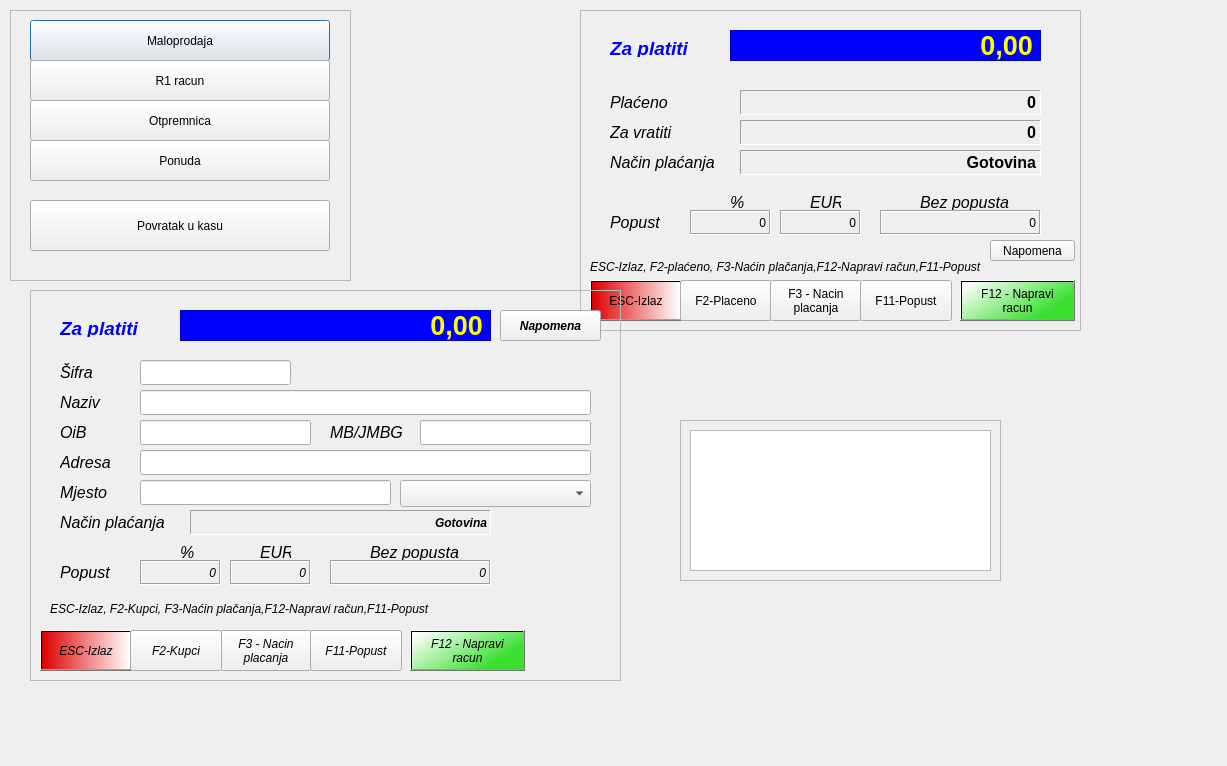
<?xml version="1.0" encoding="UTF-8"?>
<ui version="4.0">
 <class>frmZakljuci</class>
 <widget class="QDialog" name="frmZakljuci">
  <property name="geometry">
   <rect>
    <x>0</x>
    <y>0</y>
    <width>1227</width>
    <height>766</height>
   </rect>
  </property>
  <property name="windowTitle">
   <string>Dialog</string>
  </property>
  <widget class="QFrame" name="frame">
   <property name="geometry">
    <rect>
     <x>10</x>
     <y>10</y>
     <width>341</width>
     <height>271</height>
    </rect>
   </property>
   <property name="frameShape">
    <enum>QFrame::StyledPanel</enum>
   </property>
   <property name="frameShadow">
    <enum>QFrame::Raised</enum>
   </property>
   <widget class="QPushButton" name="btnRacM">
    <property name="geometry">
     <rect>
      <x>20</x>
      <y>10</y>
      <width>300</width>
      <height>41</height>
     </rect>
    </property>
    <property name="styleSheet">
     <string notr="true"/>
    </property>
    <property name="text">
     <string>Maloprodaja</string>
    </property>
   </widget>
   <widget class="QPushButton" name="btnRacV">
    <property name="geometry">
     <rect>
      <x>20</x>
      <y>50</y>
      <width>300</width>
      <height>41</height>
     </rect>
    </property>
    <property name="text">
     <string>R1 racun</string>
    </property>
   </widget>
   <widget class="QPushButton" name="btnPonuda">
    <property name="geometry">
     <rect>
      <x>20</x>
      <y>130</y>
      <width>300</width>
      <height>41</height>
     </rect>
    </property>
    <property name="text">
     <string>Ponuda</string>
    </property>
   </widget>
   <widget class="QPushButton" name="btnIzlaz">
    <property name="geometry">
     <rect>
      <x>20</x>
      <y>190</y>
      <width>300</width>
      <height>51</height>
     </rect>
    </property>
    <property name="text">
     <string>Povratak u kasu</string>
    </property>
    <property name="icon">
     <iconset>
      <normaloff>:/:/ikone/ikone/:/ikone/ikone/button_cancel.svg</normaloff>:/:/ikone/ikone/:/ikone/ikone/button_cancel.svg</iconset>
    </property>
   </widget>
   <widget class="QPushButton" name="btnRacOtpremnica">
    <property name="geometry">
     <rect>
      <x>20</x>
      <y>90</y>
      <width>300</width>
      <height>41</height>
     </rect>
    </property>
    <property name="text">
     <string>Otpremnica</string>
    </property>
   </widget>
  </widget>
  <widget class="QFrame" name="frame_2">
   <property name="geometry">
    <rect>
     <x>580</x>
     <y>10</y>
     <width>501</width>
     <height>321</height>
    </rect>
   </property>
   <property name="frameShape">
    <enum>QFrame::StyledPanel</enum>
   </property>
   <property name="frameShadow">
    <enum>QFrame::Raised</enum>
   </property>
   <widget class="QLabel" name="label">
    <property name="geometry">
     <rect>
      <x>30</x>
      <y>30</y>
      <width>121</width>
      <height>17</height>
     </rect>
    </property>
    <property name="font">
     <font>
      <pointsize>14</pointsize>
      <weight>75</weight>
      <italic>true</italic>
      <bold>true</bold>
     </font>
    </property>
    <property name="styleSheet">
     <string notr="true">color: rgb(0, 0, 255);</string>
    </property>
    <property name="text">
     <string>Za platiti</string>
    </property>
   </widget>
   <widget class="QLabel" name="label_2">
    <property name="geometry">
     <rect>
      <x>30</x>
      <y>80</y>
      <width>101</width>
      <height>25</height>
     </rect>
    </property>
    <property name="font">
     <font>
      <pointsize>12</pointsize>
      <weight>50</weight>
      <italic>true</italic>
      <bold>false</bold>
     </font>
    </property>
    <property name="text">
     <string>Plaćeno</string>
    </property>
   </widget>
   <widget class="QLabel" name="lblM_SSUMA">
    <property name="geometry">
     <rect>
      <x>150</x>
      <y>20</y>
      <width>311</width>
      <height>31</height>
     </rect>
    </property>
    <property name="font">
     <font>
      <pointsize>20</pointsize>
      <weight>75</weight>
      <italic>false</italic>
      <bold>true</bold>
     </font>
    </property>
    <property name="styleSheet">
     <string notr="true">background-color: rgb(0, 0, 255);
color: rgb(255, 255, 0);</string>
    </property>
    <property name="frameShape">
     <enum>QFrame::StyledPanel</enum>
    </property>
    <property name="frameShadow">
     <enum>QFrame::Sunken</enum>
    </property>
    <property name="lineWidth">
     <number>2</number>
    </property>
    <property name="midLineWidth">
     <number>1</number>
    </property>
    <property name="text">
     <string>0,00</string>
    </property>
    <property name="alignment">
     <set>Qt::AlignRight|Qt::AlignTrailing|Qt::AlignVCenter</set>
    </property>
   </widget>
   <widget class="QLabel" name="label_3">
    <property name="geometry">
     <rect>
      <x>30</x>
      <y>110</y>
      <width>101</width>
      <height>25</height>
     </rect>
    </property>
    <property name="font">
     <font>
      <pointsize>12</pointsize>
      <weight>50</weight>
      <italic>true</italic>
      <bold>false</bold>
     </font>
    </property>
    <property name="text">
     <string>Za vratiti</string>
    </property>
   </widget>
   <widget class="QLabel" name="label_4">
    <property name="geometry">
     <rect>
      <x>30</x>
      <y>140</y>
      <width>141</width>
      <height>25</height>
     </rect>
    </property>
    <property name="font">
     <font>
      <pointsize>12</pointsize>
      <weight>50</weight>
      <italic>true</italic>
      <bold>false</bold>
     </font>
    </property>
    <property name="text">
     <string>Način plaćanja</string>
    </property>
   </widget>
   <widget class="QLabel" name="label_5">
    <property name="geometry">
     <rect>
      <x>30</x>
      <y>200</y>
      <width>91</width>
      <height>25</height>
     </rect>
    </property>
    <property name="font">
     <font>
      <pointsize>12</pointsize>
      <weight>50</weight>
      <italic>true</italic>
      <bold>false</bold>
     </font>
    </property>
    <property name="text">
     <string>Popust</string>
    </property>
   </widget>
   <widget class="QLabel" name="label_6">
    <property name="geometry">
     <rect>
      <x>150</x>
      <y>180</y>
      <width>31</width>
      <height>25</height>
     </rect>
    </property>
    <property name="font">
     <font>
      <pointsize>12</pointsize>
      <weight>50</weight>
      <italic>true</italic>
      <bold>false</bold>
     </font>
    </property>
    <property name="text">
     <string>%</string>
    </property>
   </widget>
   <widget class="QLabel" name="label_7">
    <property name="geometry">
     <rect>
      <x>230</x>
      <y>180</y>
      <width>31</width>
      <height>25</height>
     </rect>
    </property>
    <property name="font">
     <font>
      <pointsize>12</pointsize>
      <weight>50</weight>
      <italic>true</italic>
      <bold>false</bold>
     </font>
    </property>
    <property name="text">
     <string>EUR</string>
    </property>
   </widget>
   <widget class="QLabel" name="label_8">
    <property name="geometry">
     <rect>
      <x>340</x>
      <y>180</y>
      <width>101</width>
      <height>25</height>
     </rect>
    </property>
    <property name="font">
     <font>
      <pointsize>12</pointsize>
      <weight>50</weight>
      <italic>true</italic>
      <bold>false</bold>
     </font>
    </property>
    <property name="text">
     <string>Bez popusta</string>
    </property>
   </widget>
   <widget class="QLabel" name="label_15">
    <property name="geometry">
     <rect>
      <x>10</x>
      <y>250</y>
      <width>471</width>
      <height>21</height>
     </rect>
    </property>
    <property name="font">
     <font>
      <italic>true</italic>
     </font>
    </property>
    <property name="lineWidth">
     <number>0</number>
    </property>
    <property name="text">
     <string>&lt;html&gt;&lt;head/&gt;&lt;body&gt;&lt;p&gt;ESC-Izlaz, F2-plaćeno, F3-Naćin plačanja,F12-Napravi račun,F11-Popust&lt;/p&gt;&lt;/body&gt;&lt;/html&gt;</string>
    </property>
    <property name="scaledContents">
     <bool>false</bool>
    </property>
    <property name="alignment">
     <set>Qt::AlignJustify|Qt::AlignTop</set>
    </property>
    <property name="wordWrap">
     <bool>false</bool>
    </property>
   </widget>
   <widget class="QLabel" name="lblM_Placeno">
    <property name="geometry">
     <rect>
      <x>160</x>
      <y>80</y>
      <width>301</width>
      <height>25</height>
     </rect>
    </property>
    <property name="font">
     <font>
      <pointsize>12</pointsize>
      <weight>75</weight>
      <bold>true</bold>
     </font>
    </property>
    <property name="frameShape">
     <enum>QFrame::Panel</enum>
    </property>
    <property name="frameShadow">
     <enum>QFrame::Sunken</enum>
    </property>
    <property name="text">
     <string>0</string>
    </property>
    <property name="alignment">
     <set>Qt::AlignRight|Qt::AlignTrailing|Qt::AlignVCenter</set>
    </property>
   </widget>
   <widget class="QLabel" name="lblMza_vratiti">
    <property name="geometry">
     <rect>
      <x>160</x>
      <y>110</y>
      <width>301</width>
      <height>25</height>
     </rect>
    </property>
    <property name="font">
     <font>
      <pointsize>12</pointsize>
      <weight>75</weight>
      <bold>true</bold>
     </font>
    </property>
    <property name="frameShape">
     <enum>QFrame::Panel</enum>
    </property>
    <property name="frameShadow">
     <enum>QFrame::Sunken</enum>
    </property>
    <property name="text">
     <string>0</string>
    </property>
    <property name="alignment">
     <set>Qt::AlignRight|Qt::AlignTrailing|Qt::AlignVCenter</set>
    </property>
   </widget>
   <widget class="QLabel" name="lblM_nplacanja">
    <property name="geometry">
     <rect>
      <x>160</x>
      <y>140</y>
      <width>301</width>
      <height>25</height>
     </rect>
    </property>
    <property name="font">
     <font>
      <pointsize>12</pointsize>
      <weight>75</weight>
      <bold>true</bold>
     </font>
    </property>
    <property name="frameShape">
     <enum>QFrame::Panel</enum>
    </property>
    <property name="frameShadow">
     <enum>QFrame::Sunken</enum>
    </property>
    <property name="text">
     <string>Gotovina</string>
    </property>
    <property name="alignment">
     <set>Qt::AlignRight|Qt::AlignTrailing|Qt::AlignVCenter</set>
    </property>
   </widget>
   <widget class="QLabel" name="lblM_RabatP">
    <property name="geometry">
     <rect>
      <x>110</x>
      <y>200</y>
      <width>81</width>
      <height>25</height>
     </rect>
    </property>
    <property name="frameShape">
     <enum>QFrame::Box</enum>
    </property>
    <property name="frameShadow">
     <enum>QFrame::Sunken</enum>
    </property>
    <property name="lineWidth">
     <number>1</number>
    </property>
    <property name="text">
     <string>0</string>
    </property>
    <property name="alignment">
     <set>Qt::AlignRight|Qt::AlignTrailing|Qt::AlignVCenter</set>
    </property>
   </widget>
   <widget class="QLabel" name="lblM_RabatK">
    <property name="geometry">
     <rect>
      <x>200</x>
      <y>200</y>
      <width>81</width>
      <height>25</height>
     </rect>
    </property>
    <property name="frameShape">
     <enum>QFrame::Box</enum>
    </property>
    <property name="frameShadow">
     <enum>QFrame::Sunken</enum>
    </property>
    <property name="lineWidth">
     <number>1</number>
    </property>
    <property name="text">
     <string>0</string>
    </property>
    <property name="alignment">
     <set>Qt::AlignRight|Qt::AlignTrailing|Qt::AlignVCenter</set>
    </property>
   </widget>
   <widget class="QLabel" name="lblM_SSUMAc">
    <property name="geometry">
     <rect>
      <x>300</x>
      <y>200</y>
      <width>161</width>
      <height>25</height>
     </rect>
    </property>
    <property name="frameShape">
     <enum>QFrame::Box</enum>
    </property>
    <property name="frameShadow">
     <enum>QFrame::Sunken</enum>
    </property>
    <property name="lineWidth">
     <number>1</number>
    </property>
    <property name="text">
     <string>0</string>
    </property>
    <property name="alignment">
     <set>Qt::AlignRight|Qt::AlignTrailing|Qt::AlignVCenter</set>
    </property>
   </widget>
   <widget class="QPushButton" name="btnM_ESC">
    <property name="geometry">
     <rect>
      <x>10</x>
      <y>270</y>
      <width>92</width>
      <height>41</height>
     </rect>
    </property>
    <property name="styleSheet">
     <string notr="true">background-color: qlineargradient(spread:pad, x1:0, y1:0, x2:1, y2:0, stop:0 rgba(221, 0, 0, 255), stop:1 rgba(255, 255, 255, 255));</string>
    </property>
    <property name="text">
     <string>ESC-Izlaz</string>
    </property>
    <property name="icon">
     <iconset>
      <normaloff>:/:/ikone/ikone/:/ikone/ikone/window_close.svg</normaloff>:/:/ikone/ikone/:/ikone/ikone/window_close.svg</iconset>
    </property>
    <property name="iconSize">
     <size>
      <width>22</width>
      <height>22</height>
     </size>
    </property>
   </widget>
   <widget class="QPushButton" name="btnM_F2">
    <property name="geometry">
     <rect>
      <x>100</x>
      <y>270</y>
      <width>92</width>
      <height>41</height>
     </rect>
    </property>
    <property name="text">
     <string>F2-Placeno</string>
    </property>
   </widget>
   <widget class="QPushButton" name="btnM_F3">
    <property name="geometry">
     <rect>
      <x>190</x>
      <y>270</y>
      <width>92</width>
      <height>41</height>
     </rect>
    </property>
    <property name="autoFillBackground">
     <bool>false</bool>
    </property>
    <property name="text">
     <string>F3 - Nacin 
placanja</string>
    </property>
   </widget>
   <widget class="QPushButton" name="btnM_F12">
    <property name="geometry">
     <rect>
      <x>380</x>
      <y>270</y>
      <width>115</width>
      <height>41</height>
     </rect>
    </property>
    <property name="styleSheet">
     <string notr="true">background-color: qlineargradient(spread:pad, x1:0.030303, y1:0.062, x2:0.944101, y2:0.562, stop:0 rgba(255, 255, 255, 255), stop:0.959596 rgba(48, 222, 37, 241));</string>
    </property>
    <property name="text">
     <string>F12 - Napravi 
racun</string>
    </property>
    <property name="icon">
     <iconset>
      <normaloff>:/:/ikone/ikone/:/ikone/ikone/napravi_racun.png</normaloff>:/:/ikone/ikone/:/ikone/ikone/napravi_racun.png</iconset>
    </property>
    <property name="iconSize">
     <size>
      <width>22</width>
      <height>22</height>
     </size>
    </property>
   </widget>
   <widget class="QPushButton" name="btnM_F11">
    <property name="geometry">
     <rect>
      <x>280</x>
      <y>270</y>
      <width>92</width>
      <height>41</height>
     </rect>
    </property>
    <property name="text">
     <string>F11-Popust</string>
    </property>
   </widget>
   <widget class="QPushButton" name="btnNapomena_2">
    <property name="geometry">
     <rect>
      <x>410</x>
      <y>230</y>
      <width>85</width>
      <height>21</height>
     </rect>
    </property>
    <property name="text">
     <string>Napomena</string>
    </property>
   </widget>
  </widget>
  <widget class="QFrame" name="frame_Stavke">
   <property name="geometry">
    <rect>
     <x>680</x>
     <y>420</y>
     <width>321</width>
     <height>161</height>
    </rect>
   </property>
   <property name="frameShape">
    <enum>QFrame::StyledPanel</enum>
   </property>
   <property name="frameShadow">
    <enum>QFrame::Raised</enum>
   </property>
   <layout class="QGridLayout" name="gridLayout">
    <item row="0" column="0">
     <widget class="QTableView" name="tablePorezi">
      <property name="editTriggers">
       <set>QAbstractItemView::NoEditTriggers</set>
      </property>
      <attribute name="horizontalHeaderVisible">
       <bool>false</bool>
      </attribute>
      <attribute name="verticalHeaderVisible">
       <bool>false</bool>
      </attribute>
     </widget>
    </item>
   </layout>
  </widget>
  <widget class="QFrame" name="frame_3">
   <property name="geometry">
    <rect>
     <x>30</x>
     <y>290</y>
     <width>591</width>
     <height>391</height>
    </rect>
   </property>
   <property name="font">
    <font>
     <italic>true</italic>
    </font>
   </property>
   <property name="frameShape">
    <enum>QFrame::StyledPanel</enum>
   </property>
   <property name="frameShadow">
    <enum>QFrame::Raised</enum>
   </property>
   <widget class="QLineEdit" name="txtKupacSifra">
    <property name="geometry">
     <rect>
      <x>110</x>
      <y>70</y>
      <width>151</width>
      <height>25</height>
     </rect>
    </property>
    <property name="font">
     <font>
      <pointsize>14</pointsize>
      <weight>75</weight>
      <italic>true</italic>
      <bold>true</bold>
     </font>
    </property>
    <property name="text">
     <string/>
    </property>
    <property name="alignment">
     <set>Qt::AlignRight|Qt::AlignTrailing|Qt::AlignVCenter</set>
    </property>
   </widget>
   <widget class="QLabel" name="label_16">
    <property name="geometry">
     <rect>
      <x>30</x>
      <y>70</y>
      <width>101</width>
      <height>25</height>
     </rect>
    </property>
    <property name="font">
     <font>
      <pointsize>12</pointsize>
      <weight>50</weight>
      <italic>true</italic>
      <bold>false</bold>
     </font>
    </property>
    <property name="text">
     <string>Šifra</string>
    </property>
   </widget>
   <widget class="QLabel" name="label_17">
    <property name="geometry">
     <rect>
      <x>30</x>
      <y>30</y>
      <width>121</width>
      <height>17</height>
     </rect>
    </property>
    <property name="font">
     <font>
      <pointsize>14</pointsize>
      <weight>75</weight>
      <italic>true</italic>
      <bold>true</bold>
     </font>
    </property>
    <property name="styleSheet">
     <string notr="true">color: rgb(0, 0, 255);</string>
    </property>
    <property name="text">
     <string>Za platiti</string>
    </property>
   </widget>
   <widget class="QLabel" name="lblV_SSUMA">
    <property name="geometry">
     <rect>
      <x>150</x>
      <y>20</y>
      <width>311</width>
      <height>31</height>
     </rect>
    </property>
    <property name="font">
     <font>
      <pointsize>20</pointsize>
      <weight>75</weight>
      <italic>false</italic>
      <bold>true</bold>
     </font>
    </property>
    <property name="styleSheet">
     <string notr="true">background-color: rgb(0, 0, 255);
color: rgb(255, 255, 0);</string>
    </property>
    <property name="frameShape">
     <enum>QFrame::StyledPanel</enum>
    </property>
    <property name="frameShadow">
     <enum>QFrame::Sunken</enum>
    </property>
    <property name="lineWidth">
     <number>2</number>
    </property>
    <property name="midLineWidth">
     <number>1</number>
    </property>
    <property name="text">
     <string>0,00</string>
    </property>
    <property name="alignment">
     <set>Qt::AlignRight|Qt::AlignTrailing|Qt::AlignVCenter</set>
    </property>
   </widget>
   <widget class="QLabel" name="label_18">
    <property name="geometry">
     <rect>
      <x>30</x>
      <y>100</y>
      <width>101</width>
      <height>25</height>
     </rect>
    </property>
    <property name="font">
     <font>
      <pointsize>12</pointsize>
      <weight>50</weight>
      <italic>true</italic>
      <bold>false</bold>
     </font>
    </property>
    <property name="text">
     <string>Naziv</string>
    </property>
   </widget>
   <widget class="QLineEdit" name="txtKupacNaziv">
    <property name="geometry">
     <rect>
      <x>110</x>
      <y>100</y>
      <width>451</width>
      <height>25</height>
     </rect>
    </property>
    <property name="font">
     <font>
      <pointsize>14</pointsize>
      <weight>75</weight>
      <italic>true</italic>
      <bold>true</bold>
     </font>
    </property>
    <property name="text">
     <string/>
    </property>
   </widget>
   <widget class="QLineEdit" name="txtKupacOIB">
    <property name="geometry">
     <rect>
      <x>110</x>
      <y>130</y>
      <width>171</width>
      <height>25</height>
     </rect>
    </property>
    <property name="font">
     <font>
      <pointsize>14</pointsize>
      <weight>75</weight>
      <italic>true</italic>
      <bold>true</bold>
     </font>
    </property>
    <property name="text">
     <string/>
    </property>
   </widget>
   <widget class="QLabel" name="label_19">
    <property name="geometry">
     <rect>
      <x>30</x>
      <y>130</y>
      <width>101</width>
      <height>25</height>
     </rect>
    </property>
    <property name="font">
     <font>
      <pointsize>12</pointsize>
      <weight>50</weight>
      <italic>true</italic>
      <bold>false</bold>
     </font>
    </property>
    <property name="text">
     <string>OiB</string>
    </property>
   </widget>
   <widget class="QLineEdit" name="txtKupacMB">
    <property name="geometry">
     <rect>
      <x>390</x>
      <y>130</y>
      <width>171</width>
      <height>25</height>
     </rect>
    </property>
    <property name="font">
     <font>
      <pointsize>14</pointsize>
      <weight>75</weight>
      <italic>true</italic>
      <bold>true</bold>
     </font>
    </property>
    <property name="text">
     <string/>
    </property>
   </widget>
   <widget class="QLabel" name="label_20">
    <property name="geometry">
     <rect>
      <x>300</x>
      <y>130</y>
      <width>101</width>
      <height>25</height>
     </rect>
    </property>
    <property name="font">
     <font>
      <pointsize>12</pointsize>
      <weight>50</weight>
      <italic>true</italic>
      <bold>false</bold>
     </font>
    </property>
    <property name="text">
     <string>MB/JMBG</string>
    </property>
   </widget>
   <widget class="QLabel" name="label_21">
    <property name="geometry">
     <rect>
      <x>30</x>
      <y>160</y>
      <width>101</width>
      <height>25</height>
     </rect>
    </property>
    <property name="font">
     <font>
      <pointsize>12</pointsize>
      <weight>50</weight>
      <italic>true</italic>
      <bold>false</bold>
     </font>
    </property>
    <property name="text">
     <string>Adresa</string>
    </property>
   </widget>
   <widget class="QLineEdit" name="txtKupacAdresa">
    <property name="geometry">
     <rect>
      <x>110</x>
      <y>160</y>
      <width>451</width>
      <height>25</height>
     </rect>
    </property>
    <property name="font">
     <font>
      <pointsize>14</pointsize>
      <weight>75</weight>
      <italic>true</italic>
      <bold>true</bold>
     </font>
    </property>
    <property name="text">
     <string/>
    </property>
   </widget>
   <widget class="QLabel" name="label_22">
    <property name="geometry">
     <rect>
      <x>30</x>
      <y>220</y>
      <width>141</width>
      <height>25</height>
     </rect>
    </property>
    <property name="font">
     <font>
      <pointsize>12</pointsize>
      <weight>50</weight>
      <italic>true</italic>
      <bold>false</bold>
     </font>
    </property>
    <property name="text">
     <string>Način plaćanja</string>
    </property>
   </widget>
   <widget class="QLabel" name="label_23">
    <property name="geometry">
     <rect>
      <x>30</x>
      <y>270</y>
      <width>91</width>
      <height>25</height>
     </rect>
    </property>
    <property name="font">
     <font>
      <pointsize>12</pointsize>
      <weight>50</weight>
      <italic>true</italic>
      <bold>false</bold>
     </font>
    </property>
    <property name="text">
     <string>Popust</string>
    </property>
   </widget>
   <widget class="QLabel" name="label_24">
    <property name="geometry">
     <rect>
      <x>150</x>
      <y>250</y>
      <width>31</width>
      <height>25</height>
     </rect>
    </property>
    <property name="font">
     <font>
      <pointsize>12</pointsize>
      <weight>50</weight>
      <italic>true</italic>
      <bold>false</bold>
     </font>
    </property>
    <property name="text">
     <string>%</string>
    </property>
   </widget>
   <widget class="QLabel" name="label_25">
    <property name="geometry">
     <rect>
      <x>340</x>
      <y>250</y>
      <width>101</width>
      <height>25</height>
     </rect>
    </property>
    <property name="font">
     <font>
      <pointsize>12</pointsize>
      <weight>50</weight>
      <italic>true</italic>
      <bold>false</bold>
     </font>
    </property>
    <property name="text">
     <string>Bez popusta</string>
    </property>
   </widget>
   <widget class="QLabel" name="label_26">
    <property name="geometry">
     <rect>
      <x>230</x>
      <y>250</y>
      <width>31</width>
      <height>25</height>
     </rect>
    </property>
    <property name="font">
     <font>
      <pointsize>12</pointsize>
      <weight>50</weight>
      <italic>true</italic>
      <bold>false</bold>
     </font>
    </property>
    <property name="text">
     <string>EUR</string>
    </property>
   </widget>
   <widget class="QLabel" name="label_27">
    <property name="geometry">
     <rect>
      <x>20</x>
      <y>310</y>
      <width>561</width>
      <height>17</height>
     </rect>
    </property>
    <property name="font">
     <font>
      <italic>true</italic>
     </font>
    </property>
    <property name="text">
     <string>ESC-Izlaz, F2-Kupci, F3-Naćin plačanja,F12-Napravi račun,F11-Popust</string>
    </property>
   </widget>
   <widget class="QLabel" name="lblV_SSUMAc">
    <property name="geometry">
     <rect>
      <x>300</x>
      <y>270</y>
      <width>161</width>
      <height>25</height>
     </rect>
    </property>
    <property name="frameShape">
     <enum>QFrame::Box</enum>
    </property>
    <property name="frameShadow">
     <enum>QFrame::Sunken</enum>
    </property>
    <property name="lineWidth">
     <number>1</number>
    </property>
    <property name="text">
     <string>0</string>
    </property>
    <property name="alignment">
     <set>Qt::AlignRight|Qt::AlignTrailing|Qt::AlignVCenter</set>
    </property>
   </widget>
   <widget class="QLabel" name="lblV_nplacanja">
    <property name="geometry">
     <rect>
      <x>160</x>
      <y>220</y>
      <width>301</width>
      <height>25</height>
     </rect>
    </property>
    <property name="font">
     <font>
      <weight>75</weight>
      <bold>true</bold>
     </font>
    </property>
    <property name="frameShape">
     <enum>QFrame::Panel</enum>
    </property>
    <property name="frameShadow">
     <enum>QFrame::Sunken</enum>
    </property>
    <property name="text">
     <string>Gotovina</string>
    </property>
    <property name="alignment">
     <set>Qt::AlignRight|Qt::AlignTrailing|Qt::AlignVCenter</set>
    </property>
   </widget>
   <widget class="QLabel" name="lblV_RabatP">
    <property name="geometry">
     <rect>
      <x>110</x>
      <y>270</y>
      <width>81</width>
      <height>25</height>
     </rect>
    </property>
    <property name="frameShape">
     <enum>QFrame::Box</enum>
    </property>
    <property name="frameShadow">
     <enum>QFrame::Sunken</enum>
    </property>
    <property name="lineWidth">
     <number>1</number>
    </property>
    <property name="text">
     <string>0</string>
    </property>
    <property name="alignment">
     <set>Qt::AlignRight|Qt::AlignTrailing|Qt::AlignVCenter</set>
    </property>
   </widget>
   <widget class="QLabel" name="lblV_RabatK">
    <property name="geometry">
     <rect>
      <x>200</x>
      <y>270</y>
      <width>81</width>
      <height>25</height>
     </rect>
    </property>
    <property name="frameShape">
     <enum>QFrame::Box</enum>
    </property>
    <property name="frameShadow">
     <enum>QFrame::Sunken</enum>
    </property>
    <property name="lineWidth">
     <number>1</number>
    </property>
    <property name="text">
     <string>0</string>
    </property>
    <property name="alignment">
     <set>Qt::AlignRight|Qt::AlignTrailing|Qt::AlignVCenter</set>
    </property>
   </widget>
   <widget class="QPushButton" name="btnV_F3">
    <property name="geometry">
     <rect>
      <x>190</x>
      <y>340</y>
      <width>92</width>
      <height>41</height>
     </rect>
    </property>
    <property name="autoFillBackground">
     <bool>false</bool>
    </property>
    <property name="text">
     <string>F3 - Nacin 
placanja</string>
    </property>
   </widget>
   <widget class="QPushButton" name="btnV_F11">
    <property name="geometry">
     <rect>
      <x>280</x>
      <y>340</y>
      <width>92</width>
      <height>41</height>
     </rect>
    </property>
    <property name="text">
     <string>F11-Popust</string>
    </property>
   </widget>
   <widget class="QPushButton" name="btnV_F12">
    <property name="geometry">
     <rect>
      <x>380</x>
      <y>340</y>
      <width>115</width>
      <height>41</height>
     </rect>
    </property>
    <property name="styleSheet">
     <string notr="true">background-color: qlineargradient(spread:pad, x1:0.030303, y1:0.062, x2:0.944101, y2:0.562, stop:0 rgba(255, 255, 255, 255), stop:0.959596 rgba(48, 222, 37, 241));</string>
    </property>
    <property name="text">
     <string>F12 - Napravi 
racun</string>
    </property>
    <property name="icon">
     <iconset>
      <normaloff>:/:/ikone/ikone/:/ikone/ikone/napravi_racun.png</normaloff>:/:/ikone/ikone/:/ikone/ikone/napravi_racun.png</iconset>
    </property>
    <property name="iconSize">
     <size>
      <width>22</width>
      <height>22</height>
     </size>
    </property>
   </widget>
   <widget class="QPushButton" name="btnV_ESC">
    <property name="geometry">
     <rect>
      <x>10</x>
      <y>340</y>
      <width>92</width>
      <height>41</height>
     </rect>
    </property>
    <property name="styleSheet">
     <string notr="true">background-color: qlineargradient(spread:pad, x1:0, y1:0, x2:1, y2:0, stop:0 rgba(221, 0, 0, 255), stop:1 rgba(255, 255, 255, 255));</string>
    </property>
    <property name="text">
     <string>ESC-Izlaz</string>
    </property>
    <property name="icon">
     <iconset>
      <normaloff>:/:/ikone/ikone/:/ikone/ikone/window_close.svg</normaloff>:/:/ikone/ikone/:/ikone/ikone/window_close.svg</iconset>
    </property>
    <property name="iconSize">
     <size>
      <width>22</width>
      <height>22</height>
     </size>
    </property>
   </widget>
   <widget class="QPushButton" name="btnV_F2">
    <property name="geometry">
     <rect>
      <x>100</x>
      <y>340</y>
      <width>92</width>
      <height>41</height>
     </rect>
    </property>
    <property name="text">
     <string>F2-Kupci</string>
    </property>
   </widget>
   <widget class="QPushButton" name="btnNapomena">
    <property name="geometry">
     <rect>
      <x>470</x>
      <y>20</y>
      <width>101</width>
      <height>31</height>
     </rect>
    </property>
    <property name="font">
     <font>
      <weight>75</weight>
      <bold>true</bold>
     </font>
    </property>
    <property name="text">
     <string>Napomena</string>
    </property>
   </widget>
   <widget class="QLineEdit" name="txtKupacMjesto">
    <property name="geometry">
     <rect>
      <x>110</x>
      <y>190</y>
      <width>251</width>
      <height>25</height>
     </rect>
    </property>
    <property name="font">
     <font>
      <pointsize>14</pointsize>
      <weight>75</weight>
      <italic>true</italic>
      <bold>true</bold>
     </font>
    </property>
    <property name="text">
     <string/>
    </property>
   </widget>
   <widget class="QLabel" name="label_28">
    <property name="geometry">
     <rect>
      <x>30</x>
      <y>190</y>
      <width>101</width>
      <height>25</height>
     </rect>
    </property>
    <property name="font">
     <font>
      <pointsize>12</pointsize>
      <weight>50</weight>
      <italic>true</italic>
      <bold>false</bold>
     </font>
    </property>
    <property name="text">
     <string>Mjesto</string>
    </property>
   </widget>
   <widget class="QComboBox" name="cbZemlja">
    <property name="geometry">
     <rect>
      <x>370</x>
      <y>190</y>
      <width>191</width>
      <height>27</height>
     </rect>
    </property>
   </widget>
  </widget>
 </widget>
 <tabstops>
  <tabstop>btnRacM</tabstop>
  <tabstop>btnRacV</tabstop>
  <tabstop>btnRacOtpremnica</tabstop>
  <tabstop>btnPonuda</tabstop>
  <tabstop>btnIzlaz</tabstop>
  <tabstop>txtKupacSifra</tabstop>
  <tabstop>txtKupacNaziv</tabstop>
  <tabstop>txtKupacOIB</tabstop>
  <tabstop>txtKupacAdresa</tabstop>
  <tabstop>txtKupacMjesto</tabstop>
  <tabstop>cbZemlja</tabstop>
  <tabstop>btnV_F12</tabstop>
  <tabstop>btnNapomena</tabstop>
  <tabstop>btnNapomena_2</tabstop>
  <tabstop>btnM_F12</tabstop>
  <tabstop>btnM_F2</tabstop>
  <tabstop>btnM_F3</tabstop>
  <tabstop>btnM_F11</tabstop>
  <tabstop>btnM_ESC</tabstop>
  <tabstop>tablePorezi</tabstop>
  <tabstop>txtKupacMB</tabstop>
  <tabstop>btnV_F3</tabstop>
  <tabstop>btnV_F11</tabstop>
  <tabstop>btnV_ESC</tabstop>
  <tabstop>btnV_F2</tabstop>
 </tabstops>
 <resources/>
 <connections/>
</ui>
